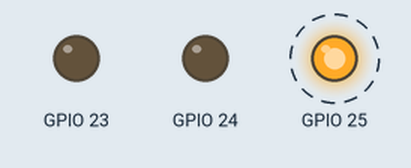
This program was run on a simulated Raspberry Pi (BCM pin numbers). Parts: output pins drawn as LEDs (lit = HIGH). Dashed ring = blinking. At 40.0 s the program stops and its outputs stay as they are.

Above: at 0.1 s.
Timing chart, 0 to 3.0 s (numbered marks = the images above):
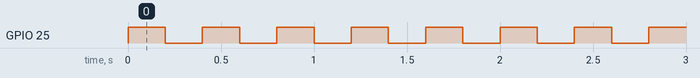

The program:

led_forever.py
```python
#!/usr/bin/python
import RPi.GPIO as GPIO
import time

GPIO.setmode(GPIO.BCM)
GPIO.setup(23, GPIO.OUT)
GPIO.setup(24, GPIO.OUT)
GPIO.setup(25, GPIO.OUT)

for i in range(100):
    GPIO.output(25, 1)
    time.sleep(0.2)
    GPIO.output(25, 0)
    time.sleep(0.2)
```

Measured:
- by itself, GPIO 25: alternates HIGH for 0.20 s and LOW for 0.20 s, 200 changes in all, then stays LOW
